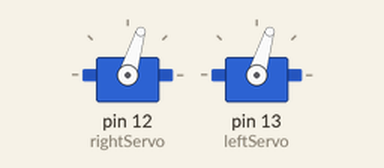
This sketch was run on a simulated Arduino Uno, built with avr-gcc and run on an emulated ATmega328P. On the bench: 2 × servo.

Above: at 0.05 s.
At 12.65 s:
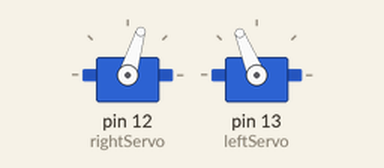
At 23.85 s:
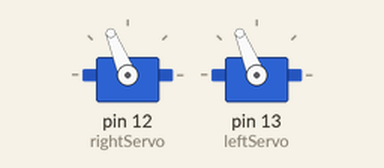
At 47.65 s:
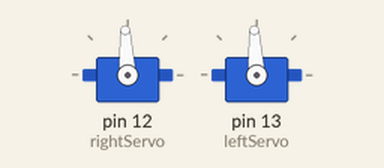
Timing chart, 0 to 62.0 s (numbered marks = the images above):
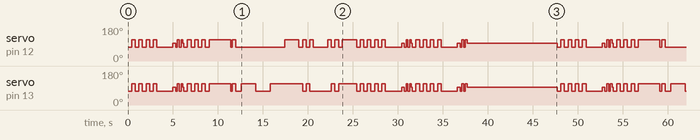

The sketch:

dance.ino
```cpp
#include <Servo.h>

Servo rightServo;
Servo leftServo;

void setup() {
  rightServo.attach(12);
  leftServo.attach(13);
}

void loop() {
  spinLeft(400);
  spinRight(400);
  spinLeft(400);
  spinRight(400);
  spinLeft(400);
  spinRight(400);
  spinLeft(400);
  spinRight(400);
  spinLeft(1800);
  stop(300);
  spinLeft(200);
  spinRight(200);
  spinLeft(200);
  spinRight(200);
  stop(100);

  spinLeft(400);
  spinRight(400);
  spinLeft(400);
  spinRight(400);
  spinLeft(400);
  spinRight(400);
  spinLeft(400);
  spinRight(400);
  spinRight(2000);
  spinLeft(200);
  spinRight(400);
  spinLeft(600);

  moveForward(1600);
  spinLeft(1600);
  moveForward(1600);
  spinRight(1600);

  moveForward(400);
  moveBackward(400);
  moveForward(400);
  moveBackward(400);
  spinLeft(1600);

  moveBackward(400);
  moveForward(400);
  moveBackward(400);
  moveForward(400);
  spinRight(1600);

  spinLeft(400);
  spinRight(400);
  spinLeft(400);
  spinRight(400);
  spinLeft(400);
  spinRight(400);
  spinLeft(400);
  spinRight(400);
  spinLeft(1800);
  stop(300);
  spinLeft(200);
  spinRight(200);
  spinLeft(200);
  spinRight(200);
  stop(100);

  spinLeft(400);
  spinRight(400);
  spinLeft(400);
  spinRight(400);
  spinLeft(400);
  spinRight(400);
  spinLeft(400);
  spinRight(400);
  spinLeft(1800);
  stop(300);
  spinLeft(200);
  spinRight(200);
  spinLeft(200);
  spinRight(200);
  stop(10000);

}

void moveForward(int duration) {
  rightServo.write(1300);
  leftServo.write(1700);
  delay(duration);
}

void moveBackward(int duration) {
  rightServo.write(1700);
  leftServo.write(1300);
  delay(duration);
}

void spinLeft(int duration) {
  rightServo.write(1300);
  leftServo.write(1300);
  delay(duration);
}

void spinRight(int duration) {
  rightServo.write(1700);
  leftServo.write(1700);
  delay(duration);
}

void stop(int duration) {
  rightServo.write(1500);
  leftServo.write(1500);
  delay(duration);
}
```

linked_list.c
```cpp
//연결 리스트를 사용하여 학생의 이름과 점수를 저장하는 코드

#include <stdio.h>
#include <stdlib.h>
#include <string.h>

// 학생 정보를 저장하는 노드 구조체 정의
struct Node {
    char name[50];
    int score;
    struct Node* next;
};

// 노드 추가 함수
void addNode(struct Node** head, char* name, int score) {
    struct Node* newNode = malloc(sizeof(struct Node));
    strcpy(newNode->name, name);   // 학생 이름 복사
    newNode->score = score;        // 점수 설정
    newNode->next = *head;
    *head = newNode;
}

// 리스트 출력 함수
void printList(struct Node* head) {
    while (head) {
        printf("Name: %s, Score: %d\n", head->name, head->score);
        head = head->next;
    }
}

int main() {
    struct Node* head = NULL;

    // 여러 학생 추가
    addNode(&head, "Alice", 85);
    addNode(&head, "Bob", 90);
    addNode(&head, "Charlie", 78);

    // 리스트 출력
    printList(head);

    return 0;
}
```

Measured:
- by itself, servo on pin 12 (rightServo), servo on pin 13 (leftServo): moves between 73° and 112°, repeating every 47.7 s
